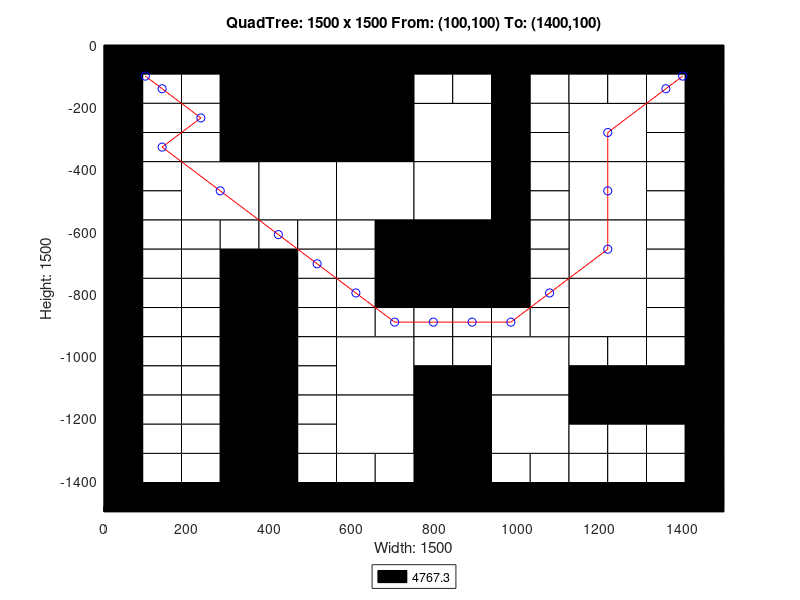

MATLAB code for this plot:
axis([0 1500 -1500 0]);
title('QuadTree: 1500 x 1500 From: (100,100) To: (1400,100)');
xlabel('Width: 1500');
ylabel('Height: 1500');
rectangle('Position',[375 -375 375 375], 'FaceColor',[0 0 0]);
rectangle('Position',[187.5 -562.5 187.5 187.5], 'FaceColor',[1 1 1]);
rectangle('Position',[375 -562.5 187.5 187.5], 'FaceColor',[1 1 1]);
rectangle('Position',[562.5 -562.5 187.5 187.5], 'FaceColor',[1 1 1]);
rectangle('Position',[750 -375 187.5 187.5], 'FaceColor',[1 1 1]);
rectangle('Position',[1125 -375 187.5 187.5], 'FaceColor',[1 1 1]);
rectangle('Position',[750 -562.5 187.5 187.5], 'FaceColor',[1 1 1]);
rectangle('Position',[750 -750 187.5 187.5], 'FaceColor',[0 0 0]);
rectangle('Position',[1125 -562.5 187.5 187.5], 'FaceColor',[1 1 1]);
rectangle('Position',[1125 -750 187.5 187.5], 'FaceColor',[1 1 1]);
rectangle('Position',[562.5 -1125 187.5 187.5], 'FaceColor',[1 1 1]);
rectangle('Position',[562.5 -1312.5 187.5 187.5], 'FaceColor',[1 1 1]);
rectangle('Position',[937.5 -1125 187.5 187.5], 'FaceColor',[1 1 1]);
rectangle('Position',[1125 -937.5 187.5 187.5], 'FaceColor',[1 1 1]);
rectangle('Position',[750 -1312.5 187.5 187.5], 'FaceColor',[0 0 0]);
rectangle('Position',[937.5 -1312.5 187.5 187.5], 'FaceColor',[1 1 1]);
rectangle('Position',[750 -1500 187.5 187.5], 'FaceColor',[0 0 0]);
rectangle('Position',[0 -93.75 93.75 93.75], 'FaceColor',[0 0 0]);
rectangle('Position',[93.75 -93.75 93.75 93.75], 'FaceColor',[0 0 0]);
rectangle('Position',[0 -187.5 93.75 93.75], 'FaceColor',[0 0 0]);
rectangle('Position',[93.75 -187.5 93.75 93.75], 'FaceColor',[1 1 1]);
rectangle('Position',[187.5 -93.75 93.75 93.75], 'FaceColor',[0 0 0]);
rectangle('Position',[281.25 -93.75 93.75 93.75], 'FaceColor',[0 0 0]);
rectangle('Position',[187.5 -187.5 93.75 93.75], 'FaceColor',[1 1 1]);
rectangle('Position',[281.25 -187.5 93.75 93.75], 'FaceColor',[0 0 0]);
rectangle('Position',[0 -281.25 93.75 93.75], 'FaceColor',[0 0 0]);
rectangle('Position',[93.75 -281.25 93.75 93.75], 'FaceColor',[1 1 1]);
rectangle('Position',[0 -375 93.75 93.75], 'FaceColor',[0 0 0]);
rectangle('Position',[93.75 -375 93.75 93.75], 'FaceColor',[1 1 1]);
rectangle('Position',[187.5 -281.25 93.75 93.75], 'FaceColor',[1 1 1]);
rectangle('Position',[281.25 -281.25 93.75 93.75], 'FaceColor',[0 0 0]);
rectangle('Position',[187.5 -375 93.75 93.75], 'FaceColor',[1 1 1]);
rectangle('Position',[281.25 -375 93.75 93.75], 'FaceColor',[0 0 0]);
rectangle('Position',[0 -468.75 93.75 93.75], 'FaceColor',[0 0 0]);
rectangle('Position',[93.75 -468.75 93.75 93.75], 'FaceColor',[1 1 1]);
rectangle('Position',[0 -562.5 93.75 93.75], 'FaceColor',[0 0 0]);
rectangle('Position',[93.75 -562.5 93.75 93.75], 'FaceColor',[1 1 1]);
rectangle('Position',[0 -656.25 93.75 93.75], 'FaceColor',[0 0 0]);
rectangle('Position',[93.75 -656.25 93.75 93.75], 'FaceColor',[1 1 1]);
rectangle('Position',[0 -750 93.75 93.75], 'FaceColor',[0 0 0]);
rectangle('Position',[93.75 -750 93.75 93.75], 'FaceColor',[1 1 1]);
rectangle('Position',[187.5 -656.25 93.75 93.75], 'FaceColor',[1 1 1]);
rectangle('Position',[281.25 -656.25 93.75 93.75], 'FaceColor',[1 1 1]);
rectangle('Position',[187.5 -750 93.75 93.75], 'FaceColor',[1 1 1]);
rectangle('Position',[281.25 -750 93.75 93.75], 'FaceColor',[0 0 0]);
rectangle('Position',[375 -656.25 93.75 93.75], 'FaceColor',[1 1 1]);
rectangle('Position',[468.75 -656.25 93.75 93.75], 'FaceColor',[1 1 1]);
rectangle('Position',[375 -750 93.75 93.75], 'FaceColor',[0 0 0]);
rectangle('Position',[468.75 -750 93.75 93.75], 'FaceColor',[1 1 1]);
rectangle('Position',[562.5 -656.25 93.75 93.75], 'FaceColor',[1 1 1]);
rectangle('Position',[656.25 -656.25 93.75 93.75], 'FaceColor',[0 0 0]);
rectangle('Position',[562.5 -750 93.75 93.75], 'FaceColor',[1 1 1]);
rectangle('Position',[656.25 -750 93.75 93.75], 'FaceColor',[0 0 0]);
rectangle('Position',[750 -93.75 93.75 93.75], 'FaceColor',[0 0 0]);
rectangle('Position',[843.75 -93.75 93.75 93.75], 'FaceColor',[0 0 0]);
rectangle('Position',[750 -187.5 93.75 93.75], 'FaceColor',[1 1 1]);
rectangle('Position',[843.75 -187.5 93.75 93.75], 'FaceColor',[1 1 1]);
rectangle('Position',[937.5 -93.75 93.75 93.75], 'FaceColor',[0 0 0]);
rectangle('Position',[1031.25 -93.75 93.75 93.75], 'FaceColor',[0 0 0]);
rectangle('Position',[937.5 -187.5 93.75 93.75], 'FaceColor',[0 0 0]);
rectangle('Position',[1031.25 -187.5 93.75 93.75], 'FaceColor',[1 1 1]);
rectangle('Position',[937.5 -281.25 93.75 93.75], 'FaceColor',[0 0 0]);
rectangle('Position',[1031.25 -281.25 93.75 93.75], 'FaceColor',[1 1 1]);
rectangle('Position',[937.5 -375 93.75 93.75], 'FaceColor',[0 0 0]);
rectangle('Position',[1031.25 -375 93.75 93.75], 'FaceColor',[1 1 1]);
rectangle('Position',[1125 -93.75 93.75 93.75], 'FaceColor',[0 0 0]);
rectangle('Position',[1218.75 -93.75 93.75 93.75], 'FaceColor',[0 0 0]);
rectangle('Position',[1125 -187.5 93.75 93.75], 'FaceColor',[1 1 1]);
rectangle('Position',[1218.75 -187.5 93.75 93.75], 'FaceColor',[1 1 1]);
rectangle('Position',[1312.5 -93.75 93.75 93.75], 'FaceColor',[0 0 0]);
rectangle('Position',[1406.25 -93.75 93.75 93.75], 'FaceColor',[0 0 0]);
rectangle('Position',[1312.5 -187.5 93.75 93.75], 'FaceColor',[1 1 1]);
rectangle('Position',[1406.25 -187.5 93.75 93.75], 'FaceColor',[0 0 0]);
rectangle('Position',[1312.5 -281.25 93.75 93.75], 'FaceColor',[1 1 1]);
rectangle('Position',[1406.25 -281.25 93.75 93.75], 'FaceColor',[0 0 0]);
rectangle('Position',[1312.5 -375 93.75 93.75], 'FaceColor',[1 1 1]);
rectangle('Position',[1406.25 -375 93.75 93.75], 'FaceColor',[0 0 0]);
rectangle('Position',[937.5 -468.75 93.75 93.75], 'FaceColor',[0 0 0]);
rectangle('Position',[1031.25 -468.75 93.75 93.75], 'FaceColor',[1 1 1]);
rectangle('Position',[937.5 -562.5 93.75 93.75], 'FaceColor',[0 0 0]);
rectangle('Position',[1031.25 -562.5 93.75 93.75], 'FaceColor',[1 1 1]);
rectangle('Position',[937.5 -656.25 93.75 93.75], 'FaceColor',[0 0 0]);
rectangle('Position',[1031.25 -656.25 93.75 93.75], 'FaceColor',[1 1 1]);
rectangle('Position',[937.5 -750 93.75 93.75], 'FaceColor',[0 0 0]);
rectangle('Position',[1031.25 -750 93.75 93.75], 'FaceColor',[1 1 1]);
rectangle('Position',[1312.5 -468.75 93.75 93.75], 'FaceColor',[1 1 1]);
rectangle('Position',[1406.25 -468.75 93.75 93.75], 'FaceColor',[0 0 0]);
rectangle('Position',[1312.5 -562.5 93.75 93.75], 'FaceColor',[1 1 1]);
rectangle('Position',[1406.25 -562.5 93.75 93.75], 'FaceColor',[0 0 0]);
rectangle('Position',[1312.5 -656.25 93.75 93.75], 'FaceColor',[1 1 1]);
rectangle('Position',[1406.25 -656.25 93.75 93.75], 'FaceColor',[0 0 0]);
rectangle('Position',[1312.5 -750 93.75 93.75], 'FaceColor',[1 1 1]);
rectangle('Position',[1406.25 -750 93.75 93.75], 'FaceColor',[0 0 0]);
rectangle('Position',[0 -843.75 93.75 93.75], 'FaceColor',[0 0 0]);
rectangle('Position',[93.75 -843.75 93.75 93.75], 'FaceColor',[1 1 1]);
rectangle('Position',[0 -937.5 93.75 93.75], 'FaceColor',[0 0 0]);
rectangle('Position',[93.75 -937.5 93.75 93.75], 'FaceColor',[1 1 1]);
rectangle('Position',[187.5 -843.75 93.75 93.75], 'FaceColor',[1 1 1]);
rectangle('Position',[281.25 -843.75 93.75 93.75], 'FaceColor',[0 0 0]);
rectangle('Position',[187.5 -937.5 93.75 93.75], 'FaceColor',[1 1 1]);
rectangle('Position',[281.25 -937.5 93.75 93.75], 'FaceColor',[0 0 0]);
rectangle('Position',[0 -1031.25 93.75 93.75], 'FaceColor',[0 0 0]);
rectangle('Position',[93.75 -1031.25 93.75 93.75], 'FaceColor',[1 1 1]);
rectangle('Position',[0 -1125 93.75 93.75], 'FaceColor',[0 0 0]);
rectangle('Position',[93.75 -1125 93.75 93.75], 'FaceColor',[1 1 1]);
rectangle('Position',[187.5 -1031.25 93.75 93.75], 'FaceColor',[1 1 1]);
rectangle('Position',[281.25 -1031.25 93.75 93.75], 'FaceColor',[0 0 0]);
rectangle('Position',[187.5 -1125 93.75 93.75], 'FaceColor',[1 1 1]);
rectangle('Position',[281.25 -1125 93.75 93.75], 'FaceColor',[0 0 0]);
rectangle('Position',[375 -843.75 93.75 93.75], 'FaceColor',[0 0 0]);
rectangle('Position',[468.75 -843.75 93.75 93.75], 'FaceColor',[1 1 1]);
rectangle('Position',[375 -937.5 93.75 93.75], 'FaceColor',[0 0 0]);
rectangle('Position',[468.75 -937.5 93.75 93.75], 'FaceColor',[1 1 1]);
rectangle('Position',[562.5 -843.75 93.75 93.75], 'FaceColor',[1 1 1]);
rectangle('Position',[656.25 -843.75 93.75 93.75], 'FaceColor',[0 0 0]);
rectangle('Position',[562.5 -937.5 93.75 93.75], 'FaceColor',[1 1 1]);
rectangle('Position',[656.25 -937.5 93.75 93.75], 'FaceColor',[1 1 1]);
rectangle('Position',[375 -1031.25 93.75 93.75], 'FaceColor',[0 0 0]);
rectangle('Position',[468.75 -1031.25 93.75 93.75], 'FaceColor',[1 1 1]);
rectangle('Position',[375 -1125 93.75 93.75], 'FaceColor',[0 0 0]);
rectangle('Position',[468.75 -1125 93.75 93.75], 'FaceColor',[1 1 1]);
rectangle('Position',[0 -1218.75 93.75 93.75], 'FaceColor',[0 0 0]);
rectangle('Position',[93.75 -1218.75 93.75 93.75], 'FaceColor',[1 1 1]);
rectangle('Position',[0 -1312.5 93.75 93.75], 'FaceColor',[0 0 0]);
rectangle('Position',[93.75 -1312.5 93.75 93.75], 'FaceColor',[1 1 1]);
rectangle('Position',[187.5 -1218.75 93.75 93.75], 'FaceColor',[1 1 1]);
rectangle('Position',[281.25 -1218.75 93.75 93.75], 'FaceColor',[0 0 0]);
rectangle('Position',[187.5 -1312.5 93.75 93.75], 'FaceColor',[1 1 1]);
rectangle('Position',[281.25 -1312.5 93.75 93.75], 'FaceColor',[0 0 0]);
rectangle('Position',[0 -1406.25 93.75 93.75], 'FaceColor',[0 0 0]);
rectangle('Position',[93.75 -1406.25 93.75 93.75], 'FaceColor',[1 1 1]);
rectangle('Position',[0 -1500 93.75 93.75], 'FaceColor',[0 0 0]);
rectangle('Position',[93.75 -1500 93.75 93.75], 'FaceColor',[0 0 0]);
rectangle('Position',[187.5 -1406.25 93.75 93.75], 'FaceColor',[1 1 1]);
rectangle('Position',[281.25 -1406.25 93.75 93.75], 'FaceColor',[0 0 0]);
rectangle('Position',[187.5 -1500 93.75 93.75], 'FaceColor',[0 0 0]);
rectangle('Position',[281.25 -1500 93.75 93.75], 'FaceColor',[0 0 0]);
rectangle('Position',[375 -1218.75 93.75 93.75], 'FaceColor',[0 0 0]);
rectangle('Position',[468.75 -1218.75 93.75 93.75], 'FaceColor',[1 1 1]);
rectangle('Position',[375 -1312.5 93.75 93.75], 'FaceColor',[0 0 0]);
rectangle('Position',[468.75 -1312.5 93.75 93.75], 'FaceColor',[1 1 1]);
rectangle('Position',[375 -1406.25 93.75 93.75], 'FaceColor',[0 0 0]);
rectangle('Position',[468.75 -1406.25 93.75 93.75], 'FaceColor',[1 1 1]);
rectangle('Position',[375 -1500 93.75 93.75], 'FaceColor',[0 0 0]);
rectangle('Position',[468.75 -1500 93.75 93.75], 'FaceColor',[0 0 0]);
rectangle('Position',[562.5 -1406.25 93.75 93.75], 'FaceColor',[1 1 1]);
rectangle('Position',[656.25 -1406.25 93.75 93.75], 'FaceColor',[1 1 1]);
rectangle('Position',[562.5 -1500 93.75 93.75], 'FaceColor',[0 0 0]);
rectangle('Position',[656.25 -1500 93.75 93.75], 'FaceColor',[0 0 0]);
rectangle('Position',[750 -843.75 93.75 93.75], 'FaceColor',[0 0 0]);
rectangle('Position',[843.75 -843.75 93.75 93.75], 'FaceColor',[0 0 0]);
rectangle('Position',[750 -937.5 93.75 93.75], 'FaceColor',[1 1 1]);
rectangle('Position',[843.75 -937.5 93.75 93.75], 'FaceColor',[1 1 1]);
rectangle('Position',[937.5 -843.75 93.75 93.75], 'FaceColor',[0 0 0]);
rectangle('Position',[1031.25 -843.75 93.75 93.75], 'FaceColor',[1 1 1]);
rectangle('Position',[937.5 -937.5 93.75 93.75], 'FaceColor',[1 1 1]);
rectangle('Position',[1031.25 -937.5 93.75 93.75], 'FaceColor',[1 1 1]);
rectangle('Position',[750 -1031.25 93.75 93.75], 'FaceColor',[1 1 1]);
rectangle('Position',[843.75 -1031.25 93.75 93.75], 'FaceColor',[1 1 1]);
rectangle('Position',[750 -1125 93.75 93.75], 'FaceColor',[0 0 0]);
rectangle('Position',[843.75 -1125 93.75 93.75], 'FaceColor',[0 0 0]);
rectangle('Position',[1312.5 -843.75 93.75 93.75], 'FaceColor',[1 1 1]);
rectangle('Position',[1406.25 -843.75 93.75 93.75], 'FaceColor',[0 0 0]);
rectangle('Position',[1312.5 -937.5 93.75 93.75], 'FaceColor',[1 1 1]);
rectangle('Position',[1406.25 -937.5 93.75 93.75], 'FaceColor',[0 0 0]);
rectangle('Position',[1125 -1031.25 93.75 93.75], 'FaceColor',[1 1 1]);
rectangle('Position',[1218.75 -1031.25 93.75 93.75], 'FaceColor',[1 1 1]);
rectangle('Position',[1125 -1125 93.75 93.75], 'FaceColor',[0 0 0]);
rectangle('Position',[1218.75 -1125 93.75 93.75], 'FaceColor',[0 0 0]);
rectangle('Position',[1312.5 -1031.25 93.75 93.75], 'FaceColor',[1 1 1]);
rectangle('Position',[1406.25 -1031.25 93.75 93.75], 'FaceColor',[0 0 0]);
rectangle('Position',[1312.5 -1125 93.75 93.75], 'FaceColor',[0 0 0]);
rectangle('Position',[1406.25 -1125 93.75 93.75], 'FaceColor',[0 0 0]);
rectangle('Position',[937.5 -1406.25 93.75 93.75], 'FaceColor',[1 1 1]);
rectangle('Position',[1031.25 -1406.25 93.75 93.75], 'FaceColor',[1 1 1]);
rectangle('Position',[937.5 -1500 93.75 93.75], 'FaceColor',[0 0 0]);
rectangle('Position',[1031.25 -1500 93.75 93.75], 'FaceColor',[0 0 0]);
rectangle('Position',[1125 -1218.75 93.75 93.75], 'FaceColor',[0 0 0]);
rectangle('Position',[1218.75 -1218.75 93.75 93.75], 'FaceColor',[0 0 0]);
rectangle('Position',[1125 -1312.5 93.75 93.75], 'FaceColor',[1 1 1]);
rectangle('Position',[1218.75 -1312.5 93.75 93.75], 'FaceColor',[1 1 1]);
rectangle('Position',[1312.5 -1218.75 93.75 93.75], 'FaceColor',[0 0 0]);
rectangle('Position',[1406.25 -1218.75 93.75 93.75], 'FaceColor',[0 0 0]);
rectangle('Position',[1312.5 -1312.5 93.75 93.75], 'FaceColor',[1 1 1]);
rectangle('Position',[1406.25 -1312.5 93.75 93.75], 'FaceColor',[0 0 0]);
rectangle('Position',[1125 -1406.25 93.75 93.75], 'FaceColor',[1 1 1]);
rectangle('Position',[1218.75 -1406.25 93.75 93.75], 'FaceColor',[1 1 1]);
rectangle('Position',[1125 -1500 93.75 93.75], 'FaceColor',[0 0 0]);
rectangle('Position',[1218.75 -1500 93.75 93.75], 'FaceColor',[0 0 0]);
rectangle('Position',[1312.5 -1406.25 93.75 93.75], 'FaceColor',[1 1 1]);
rectangle('Position',[1406.25 -1406.25 93.75 93.75], 'FaceColor',[0 0 0]);
rectangle('Position',[1312.5 -1500 93.75 93.75], 'FaceColor',[0 0 0]);
rectangle('Position',[1406.25 -1500 93.75 93.75], 'FaceColor',[0 0 0]);
X=[1400,1359.38,1218.75,1218.75,1218.75,1078.12,984.375,890.625,796.875,703.125,609.375,515.625,421.875,281.25,140.625,234.375,140.625,100];
Y=[-100,-140.625,-281.25,-468.75,-656.25,-796.875,-890.625,-890.625,-890.625,-890.625,-796.875,-703.125,-609.375,-468.75,-328.125,-234.375,-140.625,-100];
hold on;
plot(X,Y,'r');
plot(X,Y,'bo');
legend('4767.3','Location','southoutside');
